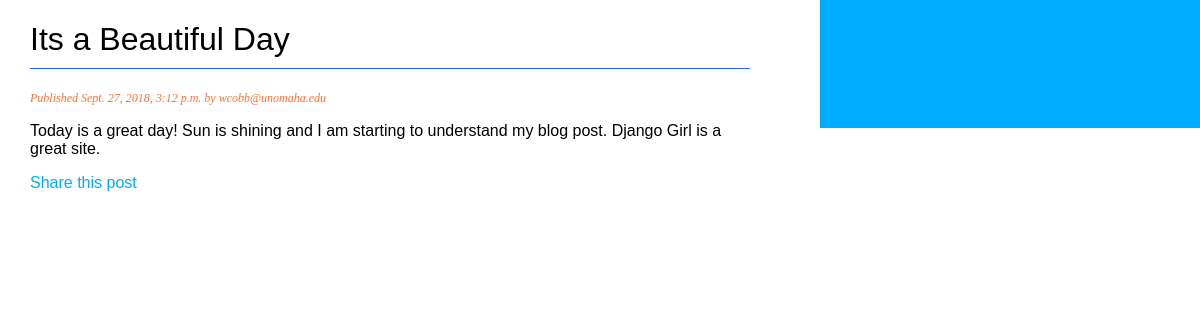
Page /2018/9/27/its-beautiful-day/ on the committed database.
### blog/models.py (models this page shows, shortened)
class Post(models.Model):
    STATUS_CHOICES = (
        ('draft', 'Draft'),
        ('published', 'Published'),
    )
    title = models.CharField(max_length=250)
    slug = models.SlugField(max_length=250,
                            unique_for_date='publish')
    author = models.ForeignKey(User,
                               on_delete=models.CASCADE,
                               related_name='blog_posts')
    body = models.TextField()
    publish = models.DateTimeField(default=timezone.now)
    created = models.DateTimeField(auto_now_add=True)
    updated = models.DateTimeField(auto_now=True)
    status = models.CharField(max_length=10,
                              choices=STATUS_CHOICES,
                              default='draft')
    objects = models.Manager()  # The default manager.
    published = PublishedManager()  # Our custom manager.
    class Meta:
        ordering = ('-publish',)

### blog/views.py (the view)
def post_detail(request, year, month, day, post):
    post = get_object_or_404(Post, slug=post,
                                   status='published',
                                   publish__year=year,
                                   publish__month=month,
                                   publish__day=day)
    return render(request,
                  'blog/post/detail.html',
                  {'post': post})

### templates/blog/post/detail.html (shortened to what this page needs)
{% extends "blog/base.html" %}
{% block content %}
  <h1>{{ post.title }}</h1>
  <p class="date">
    Published {{ post.publish }} by {{ post.author }}
  </p>
  {{ post.body|linebreaks }}
    <p>
    <a href="{% url "blog:post_share" post.id %}">
        Share this post
    </p>
{% endblock %}

### static/css/blog.css (style rules this page uses)
body { margin:0; padding:0; font-family:helvetica, sans-serif; }
a { color:#00abff; text-decoration:none; }
h1 { font-weight:normal; border-bottom:1px solid #2b6cc4; padding:0 0 10px 0; }
p.date { color:#ff753b; font-family: georgia, serif; font-size: 12px; font-style: italic; }

### rows in the picture
Post: title "Its a Beautiful Day", publish "Sept. 27, 2018, 3:12 p.m.", author "wcobb@unomaha.edu", body "Today is a great day! Sun is shining and I am starting to understand my blog post. Django Girl is a great site."
